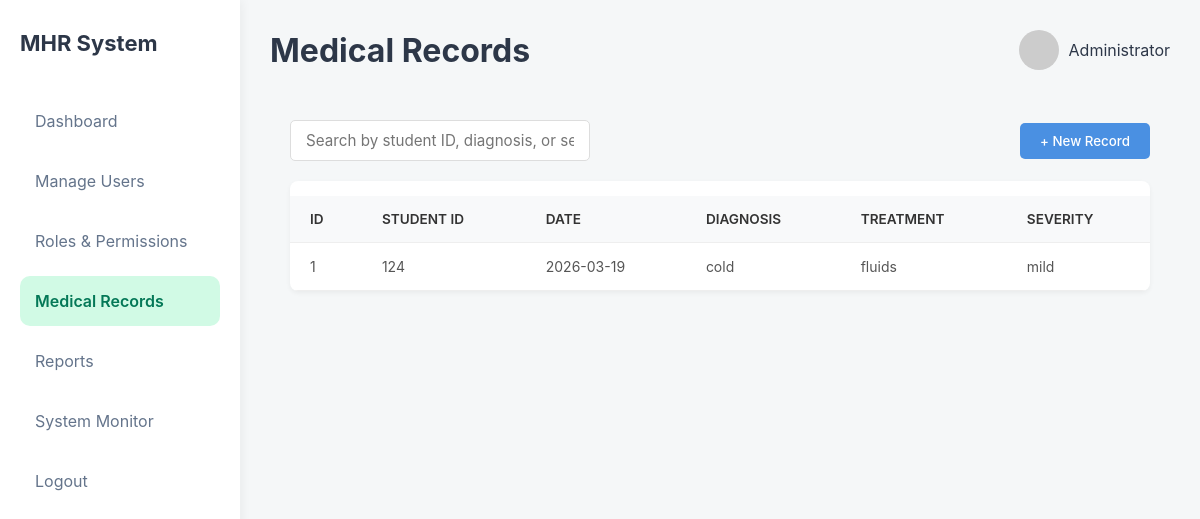
Page /admin/medical_records.php on the earlier database version.
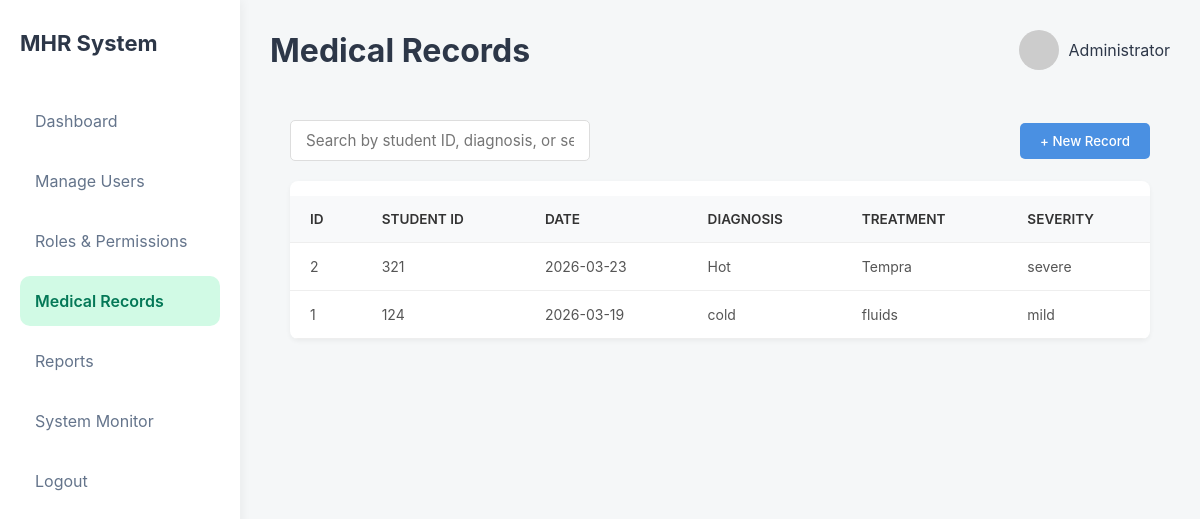
Same page on the later database version.
### tables this page shows
CREATE TABLE `medical_records` (
  `id` int(11) NOT NULL,
  `student_id` varchar(255) NOT NULL,
  `date` date NOT NULL,
  `diagnosis` varchar(255) NOT NULL,
  `treatment` text NOT NULL,
  `severity` enum('mild','moderate','severe') NOT NULL,
  `created_at` timestamp NOT NULL DEFAULT current_timestamp()
);

### admin/medical_records.php (the view, shortened to what this page needs)
<?php
$servername = "localhost";
$db_username = "root";
$db_password = "";
$dbname = "mhr";
$conn = new mysqli($servername, $db_username, $db_password, $dbname);
$records = [];
$search = isset($_GET['search']) ? $_GET['search'] : '';
$sql = "SELECT * FROM medical_records";
$sql .= " ORDER BY date DESC";
$stmt = $conn->prepare($sql);
$stmt->execute();
$result = $stmt->get_result();
if ($result) {
    $records = $result->fetch_all(MYSQLI_ASSOC);
}
?>
<!DOCTYPE html>
<html lang="en">
<head>
<link rel="stylesheet" href="dashboard.css">
<link rel="stylesheet" href="medical_records.css">
</head>
<body>
<div class="dashboard">
<?php include 'sidebar.php'; ?>
<main class="main">
<header class="topbar">
<h1>Medical Records</h1>
<div class="admin">
<img src="https://i.pravatar.cc/40">
<span>Administrator</span>
</div>
</header>
<section class="records-container">
    <div class="records-controls">
        <form class="search-box" method="GET" action="medical_records.php">
            <input type="text" name="search" value="<?php echo htmlspecialchars($search); ?>" placeholder="Search by student ID, diagnosis, or severity...">
        </form>
        <button class="btn-add-record">
            <span>+ New Record</span>
        </button>
    </div>
    <div class="table-responsive">
        <table class="records-table">
            <thead>
                <tr>
                    <th>ID</th>
                    <th>Student ID</th>
                    <th>Date</th>
                    <th>Diagnosis</th>
                    <th>Treatment</th>
                    <th>Severity</th>
                </tr>
            </thead>
            <tbody>
                <?php if (!empty($records)): ?>
                    <?php foreach ($records as $row): ?>
                    <tr>
                        <td><?php echo htmlspecialchars($row['id']); ?></td>
                        <td><?php echo htmlspecialchars($row['student_id']); ?></td>
                        <td><?php echo htmlspecialchars($row['date']); ?></td>
                        <td><?php echo htmlspecialchars($row['diagnosis']); ?></td>
                        <td><?php echo htmlspecialchars($row['treatment']); ?></td>
                        <td><?php echo htmlspecialchars($row['severity']); ?></td>
                    </tr>
                    <?php endforeach; ?>
                <?php else: ?>
                    <tr><td colspan="6">No records found.</td></tr>
                <?php endif; ?>
            </tbody>
        </table>
    </div>
</section>
</main>
</div>
</body>
</html>

### admin/sidebar.php
<aside class="sidebar">
<h2 class="logo">MHR System</h2>
<ul class="menu">
<?php $p = basename($_SERVER['PHP_SELF']); ?>
<li class="<?= $p == 'dashboard.php' ? 'active' : '' ?>" style="padding: 0;"><a href="dashboard.php" style="text-decoration:none; color:inherit; display:block; padding: 15px;">Dashboard</a></li>
<li class="<?= $p == 'manage_users.php' ? 'active' : '' ?>" style="padding: 0;"><a href="manage_users.php" style="text-decoration:none; color:inherit; display:block; padding: 15px;">Manage Users</a></li>
<li class="<?= $p == 'roles_permissions.php' ? 'active' : '' ?>" style="padding: 0;"><a href="roles_permissions.php" style="text-decoration:none; color:inherit; display:block; padding: 15px;">Roles & Permissions</a></li>
<li class="<?= $p == 'medical_records.php' ? 'active' : '' ?>" style="padding: 0;"><a href="medical_records.php" style="text-decoration:none; color:inherit; display:block; padding: 15px;">Medical Records</a></li>
<li class="<?= $p == 'reports.php' ? 'active' : '' ?>" style="padding: 0;"><a href="reports.php" style="text-decoration:none; color:inherit; display:block; padding: 15px;">Reports</a></li>
<li class="<?= $p == 'system_monitor.php' ? 'active' : '' ?>" style="padding: 0;"><a href="system_monitor.php" style="text-decoration:none; color:inherit; display:block; padding: 15px;">System Monitor</a></li>
<li style="padding: 0;"><a href="../index.php" style="text-decoration:none; color:inherit; display:block; padding: 15px;">Logout</a></li>
</ul>
</aside>

### admin/dashboard.css (style rules this page uses)
* { margin:0; padding:0; box-sizing:border-box; font-family: "Inter", sans-serif; }
body { background:#f5f7f8; color:#2d3748; }
.dashboard { display:flex; min-height:100vh; }
.sidebar { width:240px; background:white; padding:30px 20px; box-shadow:2px 0 10px rgba(0,0,0,0.05); }
.logo { font-size:22px; margin-bottom:40px; color:#2d3748; }
.menu { list-style:none; }
.menu li { padding:12px; border-radius:10px; margin-bottom:10px; cursor:pointer; color:#64748b; }
.menu .active { background:#d1fae5; color:#047857; }
.main { flex:1; padding:30px; }
.topbar { display:flex; justify-content:space-between; align-items:center; margin-bottom:30px; }
.admin { display:flex; align-items:center; gap:10px; }
.admin img { border-radius:50%; }
table { width:100%; border-collapse:collapse; margin-top:15px; }
th,td { padding:10px; text-align:left; border-bottom:1px solid #eee; font-size:14px; }
.active { color:#10b981; font-weight:600; }

### admin/medical_records.css (style rules this page uses)
.records-container { padding: 20px; height: calc(100vh - 80px); box-sizing: border-box; overflow-y: auto; }
.records-controls { display: flex; justify-content: space-between; align-items: center; margin-bottom: 20px; flex-wrap: wrap; gap: 15px; }
.search-box input { padding: 10px 15px; border: 1px solid #ddd; border-radius: 5px; width: 300px; font-size: 0.95rem; }
.btn-add-record { background: #4a90e2; color: white; border: none; padding: 10px 20px; border-radius: 5px; cursor: pointer; font-weight: 500; display: flex; align-items: center; gap: 8px; }
.table-responsive { background: #fff; border-radius: 8px; box-shadow: 0 2px 5px rgba(0,0,0,0.05); overflow-x: auto; }
.records-table { width: 100%; border-collapse: collapse; min-width: 800px; }
.records-table th, .records-table td { padding: 15px 20px; text-align: left; border-bottom: 1px solid #eee; color: #555; }
.records-table th { background: #f8f9fa; color: #333; font-weight: 600; text-transform: uppercase; font-size: 0.85rem; }

Differences in the rows shown:
added medical_records: id "2", student "321", date "2026-03-23", diagnosis "Hot", treatment "Tempra", severity "severe"
